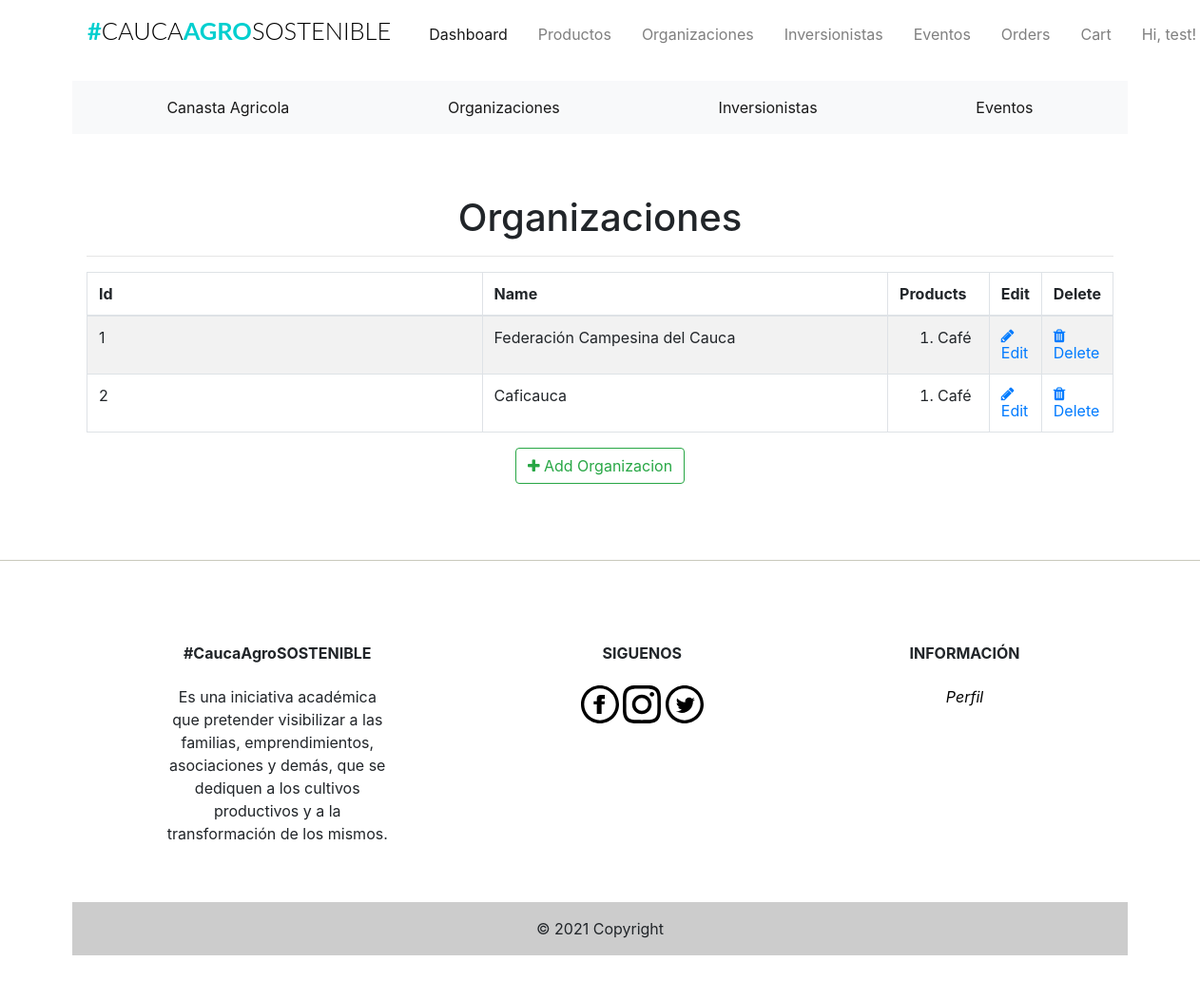
The page /admin/organizaciones (signed in) on the database its author committed.
### app/models.py (models this page shows, shortened)
class Users(UserMixin, db.Model):
    __tablename__ = "users"
    id = db.Column(db.Integer, primary_key=True)
    firstname = db.Column(db.String(24), index=True)
    lastname = db.Column(db.String(24), index=True)
    email = db.Column(db.String(50), index=True, unique=True)
    password_hash = db.Column(db.String)
    phonenumber = db.Column(db.String(18), index=True, unique=True)
    is_admin = db.Column(db.Boolean, default=False)
    order = db.relationship('Orders', backref='user')
    kart = db.relationship('Kart', uselist=False, backref='user')
    shipping_info = db.relationship('Shipping', backref='user', lazy='dynamic')

class Organizaciones(db.Model):
    __tablename__ = 'organizaciones'
    id = db.Column(db.Integer, primary_key=True)
    organizacion_name = db.Column(db.String(20), index=True)
    organizacion_image = db.Column(db.String(120))
    organizacion_location = db.Column(db.String(120))
    organizacion_phone = db.Column(db.String(15))
    product = db.relationship('Products', backref='organizacion')

class Products(db.Model):
    __tablename__ = 'products'
    id = db.Column(db.Integer, primary_key=True)
    product_name = db.Column(db.String(100), index=True)
    product_price = db.Column(db.Integer, index=True)
    product_image = db.Column(db.String(120))
    product_description = db.Column(db.String(200))
    product_stock = db.Column(db.Integer)
    promotion_value = db.Column(db.Integer, index=True)
    organizacion_id = db.Column(db.Integer, db.ForeignKey('organizaciones.id'))

### app/admin/routes.py (the view)
@admin.route('/organizaciones', methods=['GET', 'POST'])
@login_required
def list_organizaciones():
    check_admin()
    organizaciones = Organizaciones.query.all()
    return render_template('admin/organizaciones/organizaciones.html', title="Organizaciones", organizaciones=organizaciones)

### app/admin/routes.py (called while the page is built)
def check_admin():
    if not current_user.is_admin:
        abort(403)

### app/models.py (called while the page is built)
@login_manager.user_loader
def load_user(id):
    return Users.query.get(int(id))

### app/templates/admin/organizaciones/organizaciones.html (shortened to what this page needs)
{% extends "base.html" %}
{% block head %}
<head>
    <link href="//maxcdn.bootstrapcdn.com/font-awesome/4.1.0/css/font-awesome.min.css" rel="stylesheet">
</head>
{%endblock head%}
{% block body %}
<div class="container">
  <div class="outer">
    <div class="middle">
      <div class="inner">
        <br/>
        <br/>
        <h1 style="text-align:center;">Organizaciones</h1>
        {% if organizaciones %}
          <hr class="intro-divider">
            <table class="table table-striped table-bordered">
              <thead>
                <tr>
                  <th width="45%"> Id </th>
                  <th width="45%"> Name </th>
                  <th width="15%"> Products</th>
                  <th width="15%"> Edit </th>
                  <th width="15%"> Delete </th>
                </tr>
              </thead>
              <tbody>
              {% for organizacion in organizaciones %}
                <tr>
                  <td> {{ organizacion.id}} </td>
                  <td> {{ organizacion.organizacion_name}} </td>
                    {% if organizacion.product == [] %}
                    <td>
                      0
                    </td>
                    {% else %}
                  <td>
                      <ol>
                        {% for name in organizacion.product %}
                          <li>
                            {{ name.product_name }}
                          </li>
                          {% endfor %}
                        </ol>
                  </td>
                  {% endif %}
                  <td>
                    <a href="{{ url_for('admin.edit_organizacion', id=organizacion.id) }}">
                      <i class="fa fa-pencil"></i> Edit
                    </a>
                  </td>
                  <td>
                    <a href="{{ url_for('admin.delete_organizacion', id=organizacion.id) }}">
                      <i class="fa fa-trash"></i> Delete
                    </a>
                  </td>
                </tr>
              {% endfor %}
              </tbody>
            </table>
          <div style="text-align: center">
        {% else %}
          <div style="text-align: center">
            <h3> No Organizacion have been added. </h3>
            <hr class="intro-divider">
        {% endif %}
          <a href="{{ url_for('admin.add_organizacion') }}" class="btn btn-outline-success">
            <i class="fa fa-plus"></i>
            Add Organizacion
          </a>
        </div>
      </div>
    </div>
  </div>
</div>
{% endblock %}

### app/templates/navbar.html (shortened to what this page needs)
{% block navbar %}
<div class="container mt-1 mb-3">
  <nav class="navbar navbar-expand-lg navbar-light">
    <h1 class="brand_name">
      <a class="navbar-brand" href="{{ url_for('home.homepage') }}">#<span>CAUCA</span>AGRO<span>SOSTENIBLE</span></a>
    </h1>
    <div class="collapse navbar-collapse" id="navbarNav">
      <ul class="navbar-nav ml-auto mr-auto mt-2 mt-lg-0">
        {% if current_user.is_authenticated %}
        {% if current_user.is_admin %}
        <li class="nav-item ml-3">
          <a class="nav-link active" href="{{ url_for('home.admin_dashboard') }}">Dashboard</a>
        </li>
        <li class="nav-item ml-3">
          <a class="nav-link" href="{{ url_for('admin.list_products') }}">Productos</a>
        </li>
        <li class="nav-item ml-3">
          <a class="nav-link" href="{{ url_for('admin.list_organizaciones') }}">Organizaciones</a>
        </li>
        <li class="nav-item ml-3">
          <a class="nav-link" href="{{ url_for('admin.list_inversionistas') }}">Inversionistas</a>
        </li>
        <li class="nav-item ml-3">
          <a class="nav-link" href="{{ url_for('admin.list_eventos') }}">Eventos</a>
        </li>
        <li class="nav-item ml-3">
          <a class="nav-link" href="{{ url_for('admin.list_orders') }}">Orders</a>
        </li>
        <li class="nav-item ml-3">
          <a class="nav-link" href="{{ url_for('users.cart') }}">Cart</a>
        </li>
        {% else %}
        <li class="nav-item ml-3">
          <a class="nav-link" href="{{ url_for('users.cart') }}">Cart<span class="badge badge-light">{{ count
              }}</span></a>
        </li>
        {% endif %}
        <li class="nav-item dropdown ml-3">
          <a class="nav-link dropdown-toggle" data-toggle="dropdown" href="#" role="button" aria-haspopup="true"
            aria-expanded="false">
            Hi, {{ current_user.firstname }}!
          </a>
        </li>
        {% endif %}
      </ul>
    </div>
  </nav>
</div>
{% endblock %}

### app/static/css/st.css (style rules this page uses)
.brand_name .navbar-brand { font-size:1.59rem; text-transform: uppercase; font-family: 'Lato', sans-serif; font-weight: 700; color: #333; }
.brand_name >.navbar-brand { color:#01CFCF; text-decoration: none; }
.brand_name >.navbar-brand span { color: #000; font-weight: 300; }
.navbar-nav { width: 100%; align-items: flex-start; }

### rows shown on the page
Users: firstname "test"
Organizaciones: id "1", organizacion_name "Federación Campesina del Cauca"
Products: product_name "Café"
Organizaciones: id "2", organizacion_name "Caficauca"
Products: product_name "Café"
